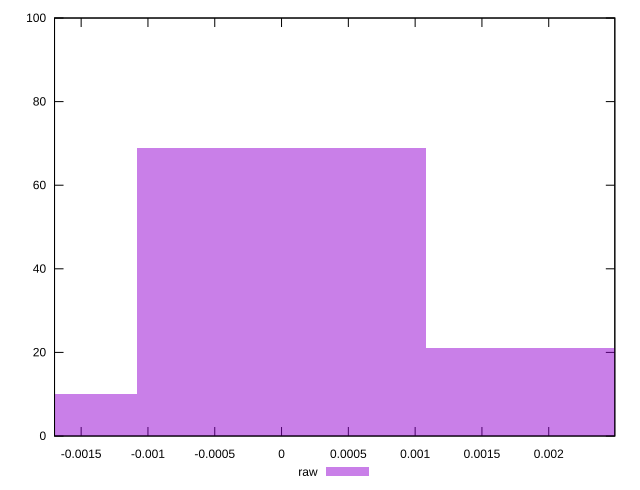

The script that saved this image:
reset

$raw <<EOF
0 69
-0.0021580862558655913 10
0.0021580862558655913 21
EOF

set key outside below
set boxwidth 0.0021580862558655913
set xrange [-0.0016992803448729749:0.0024946929220733714]
set yrange [0:100]
set trange [0:100]
set style fill transparent solid 0.5 noborder
set terminal svg size 640, 490 enhanced background rgb 'white'
set output "reports/report_00031_2021-02-24T23-18-18.084Z/meta/pScore-difference/samples/music/raw/histogram.svg"

plot $raw title "raw" with boxes

reset
